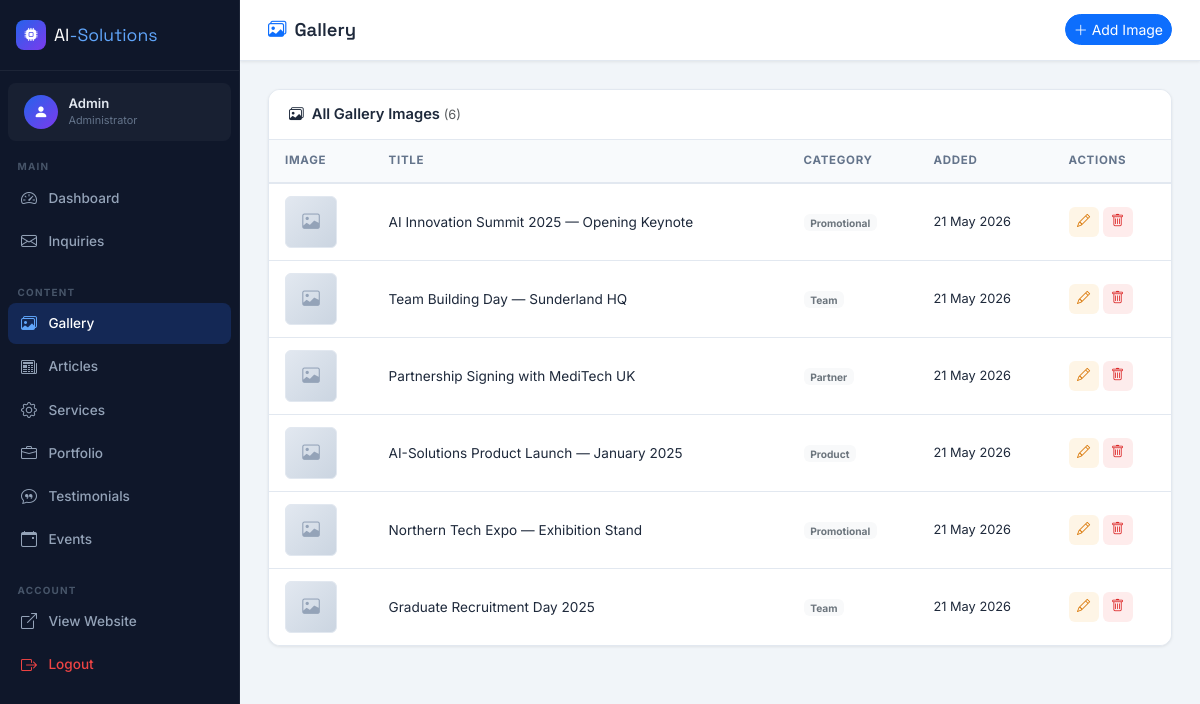
The app's page /admin/gallery-list.php (signed in) with its own data.
### tables this page shows
CREATE TABLE `gallery_images` (
    `id`         INT           NOT NULL AUTO_INCREMENT,
    `title`      VARCHAR(150)  NOT NULL,
    `category`   VARCHAR(50)   NOT NULL DEFAULT 'general',
    `image_path` VARCHAR(255)  NOT NULL DEFAULT '',
    `created_at` TIMESTAMP     NOT NULL DEFAULT CURRENT_TIMESTAMP,
    PRIMARY KEY (`id`)
);

### includes/db.php (called while the page is built, shortened)
<?php
function h(string $str): string {
    return htmlspecialchars($str, ENT_QUOTES, 'UTF-8');
}
function formatDate(string $dateStr, string $format = 'd M Y'): string {
    $ts = strtotime($dateStr);
    return $ts ? date($format, $ts) : '';
}

### admin/gallery-list.php (the view, shortened to what this page needs)
<?php
require_once '../includes/db.php';
try { $images = $pdo->query('SELECT * FROM gallery_images ORDER BY created_at DESC')->fetchAll(); }
catch (PDOException $e) { $images = []; }
$catLabels = ['promotional'=>'Promotional','team'=>'Team','partner'=>'Partner','product'=>'Product','general'=>'General'];
include '../includes/admin-head.php';
include '../includes/admin-sidebar.php';
?>
<div class="admin-main">
    <div class="admin-topbar">
        <h1 class="admin-page-title"><i class="bi bi-images me-2 text-primary"></i>Gallery</h1>
        <a href="gallery-add.php" class="btn btn-sm btn-primary rounded-pill"><i class="bi bi-plus-lg me-1"></i>Add Image</a>
    </div>
    <div class="admin-content">
        <div class="admin-card">
            <div class="admin-card-header">
                <h6><i class="bi bi-images me-2"></i>All Gallery Images <span class="text-muted fw-normal" style="font-size:.8rem;">(<?= count($images) ?>)</span></h6>
            </div>
            <?php if (!empty($images)): ?>
            <div class="table-responsive">
                <table class="table admin-table mb-0">
                    <thead><tr><th>Image</th><th>Title</th><th>Category</th><th>Added</th><th>Actions</th></tr></thead>
                    <tbody>
                        <?php foreach ($images as $img): ?>
                        <tr>
                            <td>
                                <?php if (!empty($img['image_path'])): ?>
                                    <img src="<?= h(imgUrl($img['image_path'])) ?>" class="thumb-img" alt="">
                                <?php else: ?>
                                    <div class="thumb-placeholder"><i class="bi bi-image"></i></div>
                                <?php endif; ?>
                            </td>
                            <td class="fw-500"><?= h($img['title']) ?></td>
                            <td><span class="badge bg-light text-secondary"><?= h($catLabels[$img['category']] ?? $img['category']) ?></span></td>
                            <td style="font-size:.8rem;"><?= formatDate($img['created_at']) ?></td>
                            <td>
                                <div class="d-flex gap-1">
                                    <a href="gallery-edit.php?id=<?= (int)$img['id'] ?>" class="btn-action btn-action-edit" title="Edit"><i class="bi bi-pencil"></i></a>
                                    <form method="POST" action="gallery-delete.php" onsubmit="return confirm('Delete this image?')">
                                        <button type="submit" class="btn-action btn-action-delete" title="Delete"><i class="bi bi-trash"></i></button>
                                    </form>
                                </div>
                            </td>
                        </tr>
                        <?php endforeach; ?>
                    </tbody>
                </table>
            </div>
            <?php else: ?>
            <div class="empty-state"><i class="bi bi-images"></i><p>No gallery images yet. <a href="gallery-add.php">Add the first one.</a></p></div>
            <?php endif; ?>
        </div>
    </div>
</div>
<?php include '../includes/admin-foot.php'; ?>

### assets/css/admin.css (style rules this page uses)
:root { --sidebar-w: 240px; --sidebar-bg: #0F172A; --sidebar-border: rgba(255,255,255,.06); --sidebar-hover: rgba(37,99,235,.15); --sidebar-active: rgba(37,99,235,.22); --admin-bg: #F1F5F9; --card-bg: #FFFFFF; --brand-blue: #2563EB; --brand-violet: #7C3AED; --text-primary: #1E293B; --text-muted: #64748B; --border-color: #E2E8F0; --radius-sm: 8px; --radius-md: 12px; --shadow-sm: 0 1px 3px rgba(0,0,0,.08); --shadow-md: 0 4px 16px rgba(0,0,0,.10); --transition: .2s ease; --font-body: 'Inter', sans-serif; --font-heading: 'Space Grotesk', sans-serif; }
* { box-sizing: border-box; margin: 0; padding: 0; }
body { font-family: var(--font-body); background: var(--admin-bg); color: var(--text-primary); min-height: 100vh; }
.admin-main { margin-left: var(--sidebar-w); min-height: 100vh; flex: 1; display: flex; flex-direction: column; }
.admin-topbar { background: var(--card-bg); border-bottom: 1px solid var(--border-color); padding: .9rem 1.75rem; display: flex; align-items: center; justify-content: space-between; position: sticky; top: 0; z-index: 50; box-shadow: var(--shadow-sm); }
.admin-page-title { font-family: var(--font-heading); font-size: 1.15rem; font-weight: 600; margin: 0; }
.admin-content { padding: 1.75rem; flex: 1; }
.admin-card { background: var(--card-bg); border: 1px solid var(--border-color); border-radius: var(--radius-md); overflow: hidden; box-shadow: var(--shadow-sm); }
.admin-card-header { padding: 1rem 1.25rem; border-bottom: 1px solid var(--border-color); display: flex; align-items: center; justify-content: space-between; background: #fff; }
.admin-card-header h6 { font-weight: 600; margin: 0; font-size: .92rem; }
.admin-table { margin: 0; font-size: .85rem; }
.admin-table thead th { background: #F8FAFC; border-bottom: 2px solid var(--border-color); color: var(--text-muted); font-size: .72rem; font-weight: 700; letter-spacing: .06em; text-transform: uppercase; padding: .75rem 1rem; }
.admin-table tbody td { padding: .75rem 1rem; vertical-align: middle; border-bottom: 1px solid var(--border-color); color: var(--text-primary); }
.admin-table tbody tr:last-child td { border-bottom: none; }
.thumb-placeholder { width: 52px; height: 52px; border-radius: 6px; background: linear-gradient(135deg, #E2E8F0, #CBD5E1); display: flex; align-items: center; justify-content: center; color: #94A3B8; font-size: 1.1rem; border: 1px solid var(--border-color); }
.btn-action { width: 30px; height: 30px; border-radius: 6px; border: none; display: inline-flex; align-items: center; justify-content: center; font-size: .82rem; cursor: pointer; transition: all var(--transition); text-decoration: none; }
.btn-action-edit { background: rgba(245,158,11,.1); color: #d97706; }
.btn-action-delete { background: rgba(239,68,68,.1); color: #dc2626; }

### records on screen
gallery_images: title "AI Innovation Summit 2025 — Opening Keynote", category "Promotional", created_at "21 May 2026"
gallery_images: title "Team Building Day — Sunderland HQ", category "Team", created_at "21 May 2026"
gallery_images: title "Partnership Signing with MediTech UK", category "Partner", created_at "21 May 2026"
gallery_images: title "AI-Solutions Product Launch — January 2025", category "Product", created_at "21 May 2026"
gallery_images: title "Northern Tech Expo — Exhibition Stand", category "Promotional", created_at "21 May 2026"
gallery_images: title "Graduate Recruitment Day 2025", category "Team", created_at "21 May 2026"

### other values on screen
$_SESSION['admin_username'] "Admin"
count($images) "6"
